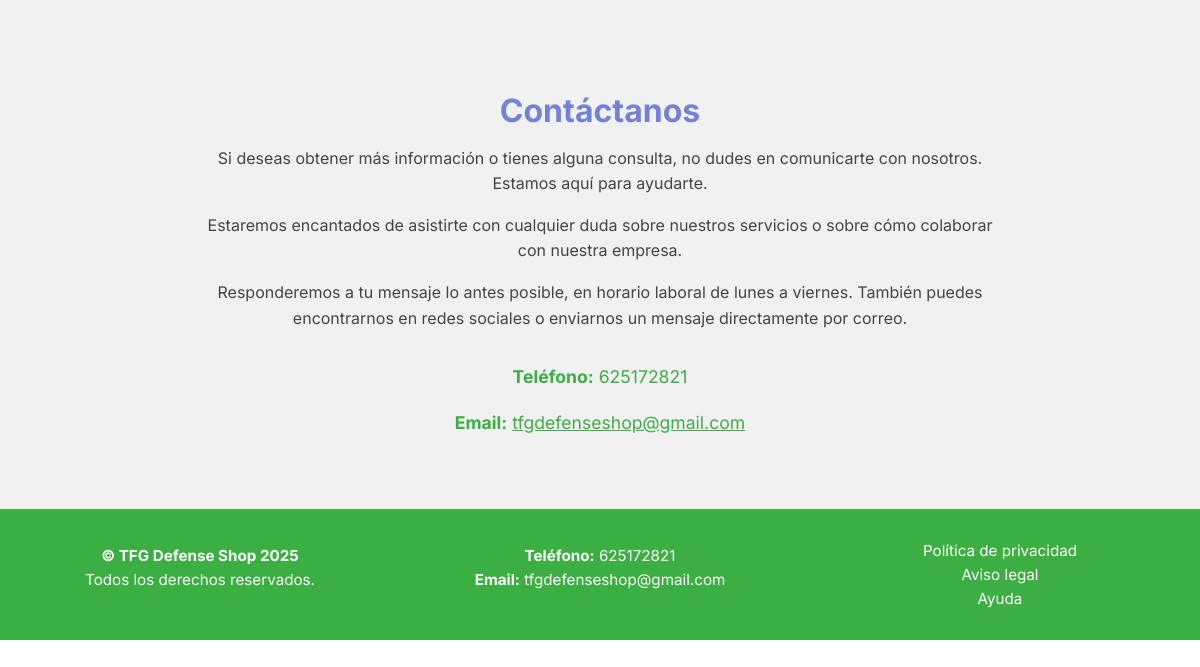
Before: /pages/TFG Defense Shop/info with the older database file.
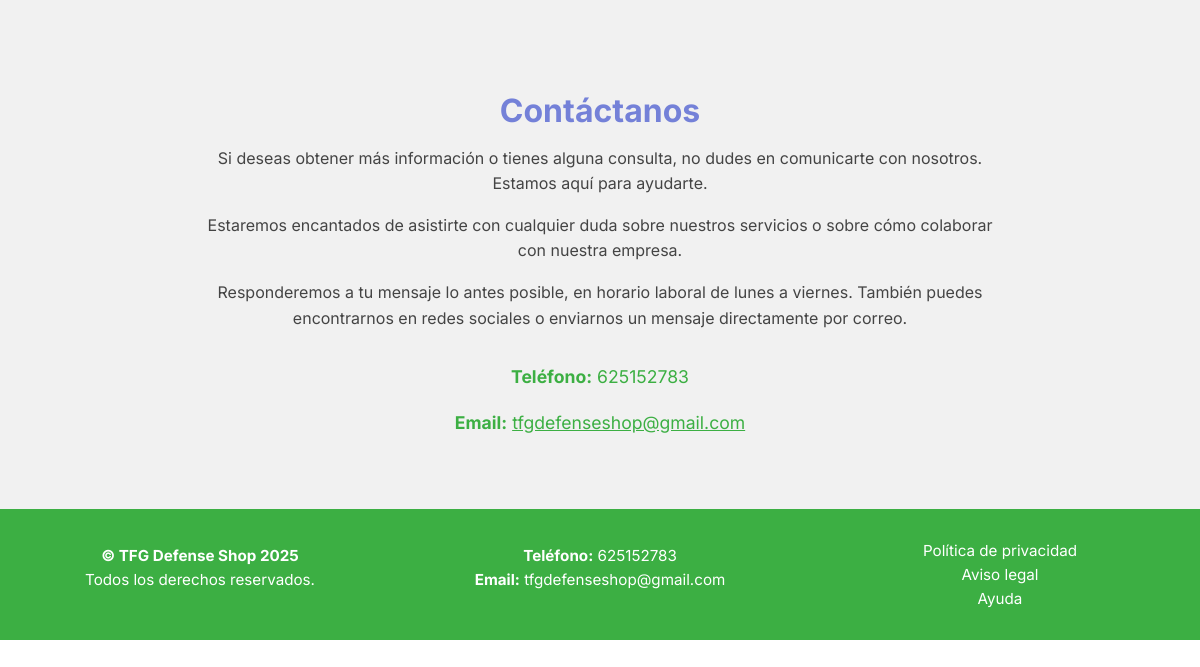
After: the same page with the newer database file.
### app/models_publicos.py (models this page shows)
class TiendaEnProceso(db.Model):
    id = db.Column(db.Integer, primary_key=True)
    nombre = db.Column(db.String(100), nullable=False)
    apellidos = db.Column(db.String(100), nullable=False)
    email = db.Column(db.String(120), unique=True, nullable=False)
    telefono = db.Column(db.String(20))
    nombre_tienda = db.Column(db.String(100), unique=True, nullable=False)
    color_principal = db.Column(db.String(7))
    color_secundario = db.Column(db.String(7))
    color_fondo = db.Column(db.String(7))
    logo_url = db.Column(db.String(255))
    tipo_web = db.Column(db.String(50))
    plantilla = db.Column(db.String(50))
    titulo_tienda = db.Column(db.String(255), nullable=True)
    imagenes_tienda = db.Column(db.Text, nullable=True)
    descripcion_portfolio = db.Column(db.Text, nullable=True)
    imagen_portfolio = db.Column(db.String(255), nullable=True)
    sobre_nosotros = db.Column(db.Text, nullable=True)
    servicios_portfolio = db.Column(db.Text, nullable=True)
    productos_seleccionados = db.Column(db.Text)
    paso_actual = db.Column(db.Integer, default=1)
    finalizado = db.Column(db.Boolean, default=False)
    ruta_db_tienda = db.Column(db.String(255))
    fecha_creacion = db.Column(db.DateTime, default=datetime.utcnow)

class TiendaPublica(db.Model):
    id = db.Column(db.Integer, primary_key=True)
    nombre_tienda = db.Column(db.String(100), unique=True, nullable=False)
    email_contacto = db.Column(db.String(120), nullable=False)
    ruta_db = db.Column(db.String(255), nullable=False)  # Ruta al archivo .db de la tienda
    fecha_creacion = db.Column(db.DateTime, default=datetime.utcnow)

### app/routes/rutas_webs.py (the view)
@tienda_bp.route("/<nombre_tienda>/info")
def ver_info(nombre_tienda):
    tienda_publica = TiendaPublica.query.filter_by(nombre_tienda=nombre_tienda).first_or_404()
    tienda_proceso = TiendaEnProceso.query.filter_by(nombre_tienda=nombre_tienda).first()
    db_path = os.path.join(os.getcwd(), tienda_publica.ruta_db)
    engine = create_engine(f"sqlite:///{db_path}")
    metadata = MetaData()
    metadata.reflect(bind=engine)
    config_table = metadata.tables["configuracion_visual"]
    with engine.connect() as connection:
        config_data = connection.execute(config_table.select()).mappings().fetchone()
        configuracion = {
            "color_principal": config_data["color_principal"],
            "color_secundario": config_data["color_secundario"],
            "color_fondo": config_data["color_fondo"],
            "logo_url": config_data["logo_url"],
            "plantilla": config_data.get("plantilla", "info_1"),
            "descripcion_portfolio": config_data.get("descripcion_portfolio"),
            "imagen_portfolio": config_data.get("imagen_portfolio"),
            "sobre_nosotros": config_data.get("sobre_nosotros"),
            "servicios_portfolio": config_data.get("servicios_portfolio"),
        }
        if config_data.get("plantilla") == "info_1":
            plantilla_base = "PaginasTiendas/plantillas/info_1.html"
        else:
            plantilla_base = "PaginasTiendas/plantillas/info_2.html"
    return render_template("PaginasTiendas/plantillas/info/extra_info.html",
                           config=configuracion,
                           nombre_tienda=tienda_publica.nombre_tienda,
                           telefono=tienda_proceso.telefono,
                           email=tienda_proceso.email,
                            plantilla_base=plantilla_base)

### app/templates/PaginasTiendas/plantillas/info/extra_info.html (shortened to what this page needs)
{% extends 'PaginasTiendas/base_tienda.html' %}
{% block content %}
<section class="info-contacto" id="contacto">
  <div class="contacto-contenido">
    <h2>Contáctanos</h2>
    <p>Si deseas obtener más información o tienes alguna consulta, no dudes en comunicarte con nosotros. Estamos aquí para ayudarte.</p>
    <p>Estaremos encantados de asistirte con cualquier duda sobre nuestros servicios o sobre cómo colaborar con nuestra empresa.</p>
    <p>Responderemos a tu mensaje lo antes posible, en horario laboral de lunes a viernes. También puedes encontrarnos en redes sociales o enviarnos un mensaje directamente por correo.</p>
    <div class="contacto-datos">
      {% if telefono %}
        <p><strong>Teléfono:</strong> {{ telefono }}</p>
      {% endif %}
      {% if email %}
        <p><strong>Email:</strong> <a href="mailto:{{ email }}">{{ email }}</a></p>
      {% endif %}
    </div>
  </div>
</section>
{% include 'PaginasTiendas/plantillas/info/components/footer_info.html' %}
{% endblock %}

### app/templates/PaginasTiendas/base_tienda.html (shortened to what this page needs)
<!DOCTYPE html>
<html lang="es">
<head>
  <link rel="stylesheet" href="{{ url_for('static', filename='css/Tiendas/main.css') }}">
</head>
<body style="background-color: var(--color-fondo); font-family: 'Inter', sans-serif;">
  <main>
    {% block content %}{% endblock %}
  </main>
</body>
</html>

### app/templates/PaginasTiendas/plantillas/info/components/footer_info.html
<footer class="footer-info">
  <div class="footer-contenido">
    <div class="footer-columna">
      <p><strong>&copy; {{ nombre_tienda }} {{ current_year or "2025" }}</strong></p>
      <p>Todos los derechos reservados.</p>
    </div>
    <div class="footer-columna">
      {% if telefono %}
        <p><strong>Teléfono:</strong> {{ telefono }}</p>
      {% endif %}
      {% if email %}
        <p><strong>Email:</strong> <a href="mailto:{{ email }}">{{ email }}</a></p>
      {% endif %}
    </div>
    <div class="footer-columna enlaces-footer">
      <a href="#">Política de privacidad</a>
      <a href="#">Aviso legal</a>
      <a href="#">Ayuda</a>
    </div>
  </div>
</footer>

### app/static/css/Tiendas/main.css (style rules this page uses)
.footer-info { background-color: var(--color-secundario); color: white; padding: 2rem 1rem; font-size: 0.95rem; }
.footer-info .footer-contenido { max-width: 1200px; margin: 0 auto; display: flex; flex-wrap: wrap; justify-content: space-between; gap: 2rem; text-align: center; }
.footer-info .footer-contenido .footer-columna { flex: 1; min-width: 200px; }
.footer-info .footer-contenido .footer-columna p { margin: 0.3rem 0; }
.footer-info .footer-contenido .footer-columna a { color: white; text-decoration: none; }
.footer-info .footer-contenido .enlaces-footer { display: flex; flex-direction: column; gap: 0.3rem; }
.info-contacto { background-color: #f1f1f1; padding: 4rem 2rem; text-align: center; min-height: 30vh; }
.info-contacto .contacto-contenido { max-width: 800px; margin: 0 auto; }
.info-contacto .contacto-contenido h2 { font-size: 2rem; color: var(--color-principal); margin-bottom: 1rem; }
.info-contacto .contacto-contenido p { font-size: 1rem; color: #444; line-height: 1.6; margin-bottom: 1rem; }
.info-contacto .contacto-contenido .contacto-datos { margin-top: 2rem; }
.info-contacto .contacto-contenido .contacto-datos p { font-size: 1.1rem; color: var(--color-secundario); margin-bottom: 0.5rem; }
.info-contacto .contacto-contenido .contacto-datos p a { color: var(--color-secundario); text-decoration: underline; }

Changed rows visible on the page:
changed TiendaEnProceso "tfgdefenseshop@gmail.com": telefono "625172821" → "625152783"
